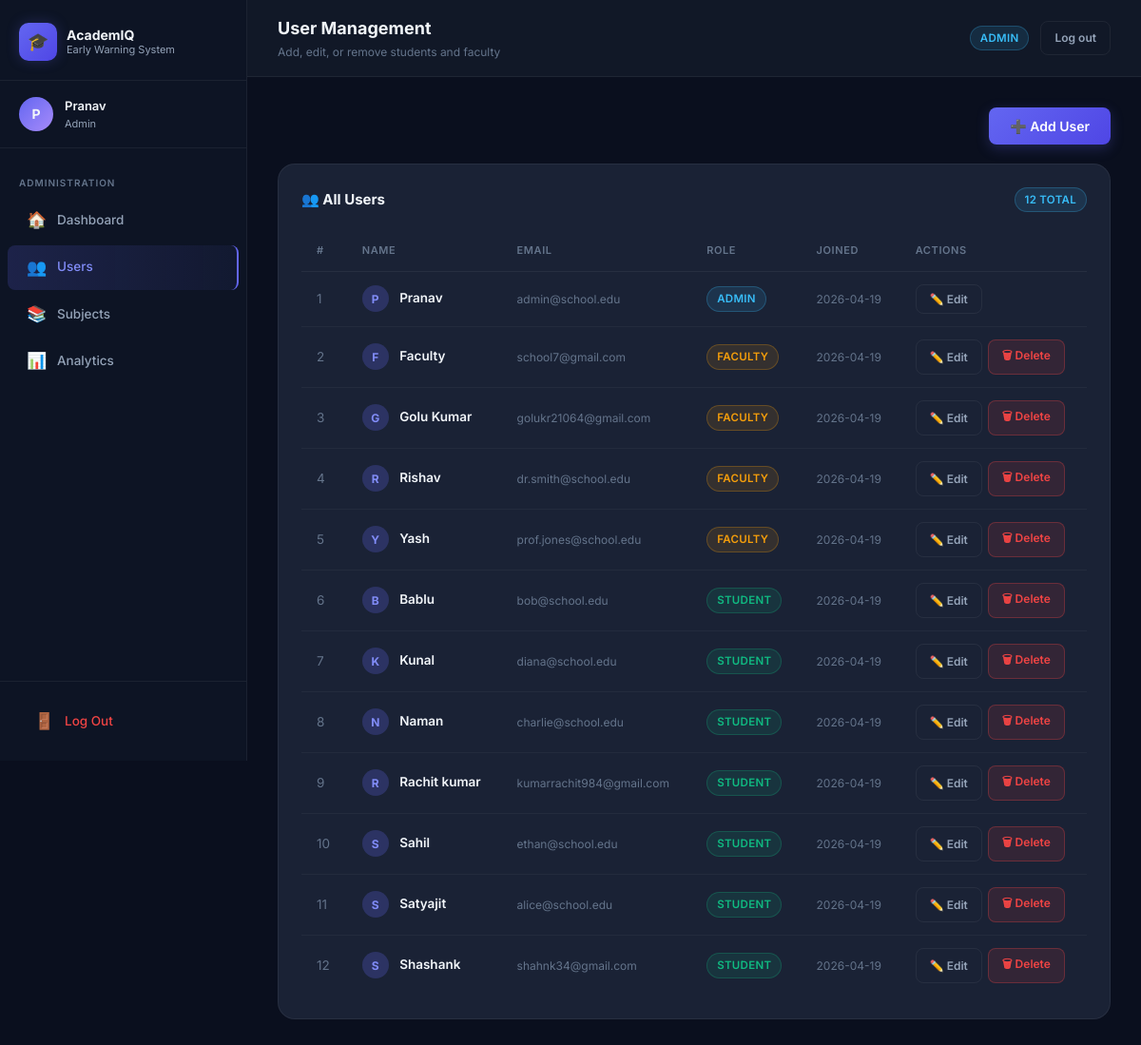
Page /admin/users (signed in) on the committed database.
### tables this page shows
CREATE TABLE users (
            id            INTEGER PRIMARY KEY AUTOINCREMENT,
            name          TEXT    NOT NULL,
            email         TEXT    UNIQUE NOT NULL,
            password_hash TEXT    NOT NULL,
            role          TEXT    NOT NULL CHECK(role IN ('student','faculty','admin')),
            created_at    TEXT    DEFAULT (datetime('now'))
        );

### app.py (the view, shortened to what this page needs)
@app.route('/admin/users', methods=['GET', 'POST'])
@login_required(role='admin')
def admin_users():
    db = get_db()
    users = models.get_all_users()
    db.close()
    return render_template('admin/users.html', users=users)

### app.py (called while the page is built)
@app.context_processor
def inject_now():
    return {'now': datetime.now(), 'today': date.today().isoformat()}

def login_required(role=None):
    def decorator(f):
        @wraps(f)
        def wrapped(*args, **kwargs):
            if 'user_id' not in session:
                flash('Please log in to continue.', 'warning')
                return redirect(url_for('login'))
            if role and session.get('role') != role:
                flash('You are not authorised to view that page.', 'danger')
                return redirect(url_for('login'))
            return f(*args, **kwargs)
        return wrapped
    return decorator

### database.py (called while the page is built)
def get_db():
    conn = sqlite3.connect(DATABASE, timeout=10)   # wait up to 10s before raising lock error
    conn.row_factory = sqlite3.Row
    conn.execute("PRAGMA journal_mode=WAL")        # WAL allows concurrent reads + one writer
    conn.execute("PRAGMA foreign_keys = ON")
    return conn

### models.py (called while the page is built)
def get_all_users() -> list:
    db = get_db()
    rows = db.execute(
        "SELECT id, name, email, role, created_at FROM users ORDER BY role, name"
    ).fetchall()
    db.close()
    return rows

### Rachit/Murari/templates/admin/users.html (shortened to what this page needs)
{% extends "base.html" %}
{% block page_title %}User Management{% endblock %}
{% block page_subtitle %}Add, edit, or remove students and faculty{% endblock %}
{% block content %}
<div style="display:flex; justify-content:flex-end; margin-bottom:20px;" class="anim-1">
  <button class="btn btn-primary" data-modal-open="add-user-modal">➕ Add User</button>
</div>
<div class="card anim-2">
  <div class="card-header">
    <div class="card-title">👥 All Users</div>
    <span class="badge badge-info">{{ users | length }} total</span>
  </div>
  <div class="table-wrap">
    <table>
      <thead>
        <tr>
          <th>#</th>
          <th>Name</th>
          <th>Email</th>
          <th>Role</th>
          <th>Joined</th>
          <th>Actions</th>
        </tr>
      </thead>
      <tbody>
        {% for u in users %}
        <tr>
          <td class="text-muted">{{ loop.index }}</td>
          <td class="fw-semi">
            <span style="display:inline-flex;align-items:center;justify-content:center;width:28px;height:28px;border-radius:50%;background:var(--indigo-glow);color:var(--indigo-lt);font-weight:700;font-size:12px;margin-right:8px;">{{ u.name[0] }}</span>
            {{ u.name }}
          </td>
          <td class="text-muted small">{{ u.email }}</td>
          <td>
            <span class="badge {{ 'badge-info' if u.role=='admin' else 'badge-warning' if u.role=='faculty' else 'badge-safe' }}">
              {{ u.role | title }}
            </span>
          </td>
          <td class="text-muted small">{{ u.created_at[:10] if u.created_at else '—' }}</td>
          <td>
            <div style="display:flex;gap:6px;">
              <button class="btn btn-ghost btn-sm" onclick="openEdit({{ u.id }}, '{{ u.name }}', '{{ u.email }}', '{{ u.role }}')">✏️ Edit</button>
              {% if u.id != session.user_id %}
              <form method="POST" action="{{ url_for('admin_users') }}" style="display:inline;"
                    onsubmit="return confirm('Delete {{ u.name }}? This cannot be undone.')">
                <button type="submit" class="btn btn-danger btn-sm">🗑 Delete</button>
              </form>
              {% endif %}
            </div>
          </td>
        </tr>
        {% endfor %}
      </tbody>
    </table>
  </div>
</div>
{% endblock %}

### Rachit/Murari/templates/base.html (shortened to what this page needs)
<!DOCTYPE html>
<html lang="en">
<head>
  <link rel="stylesheet" href="{{ url_for('static', filename='css/style.css') }}"/>
</head>
<body>
<div class="app-shell">
  <aside class="sidebar" id="sidebar">
    <div class="sidebar-header">
      <div class="sidebar-logo">
        <div class="logo-icon">🎓</div>
        <div class="brand">
          AcademIQ
          <span>Early Warning System</span>
        </div>
      </div>
    </div>
    <div class="sidebar-user">
      <div class="user-avatar">{{ session.user_name[0] | upper }}</div>
      <div class="user-info">
        <div class="user-name">{{ session.user_name }}</div>
        <div class="user-role">{{ session.role }}</div>
      </div>
    </div>
    <nav class="sidebar-nav">
      {% if session.role == 'student' %}
        <div class="nav-section">Student</div>
        <a href="{{ url_for('student_dashboard') }}"
           class="nav-item {% if request.endpoint == 'student_dashboard' %}active{% endif %}">
          <span class="nav-icon">🏠</span> Dashboard
        </a>
        <a href="{{ url_for('student_attendance') }}"
           class="nav-item {% if request.endpoint == 'student_attendance' %}active{% endif %}">
          <span class="nav-icon">📅</span> Attendance
        </a>
        <a href="{{ url_for('student_marks') }}"
           class="nav-item {% if request.endpoint == 'student_marks' %}active{% endif %}">
          <span class="nav-icon">📝</span> Marks & Tests
        </a>
        <a href="{{ url_for('student_alerts') }}"
           class="nav-item {% if request.endpoint == 'student_alerts' %}active{% endif %}">
          <span class="nav-icon">🔔</span> My Alerts
        </a>
      {% elif session.role == 'admin' %}
        <div class="nav-section">Administration</div>
        <a href="{{ url_for('admin_dashboard') }}"
           class="nav-item {% if request.endpoint == 'admin_dashboard' %}active{% endif %}">
          <span class="nav-icon">🏠</span> Dashboard
        </a>
        <a href="{{ url_for('admin_users') }}"
           class="nav-item {% if request.endpoint == 'admin_users' %}active{% endif %}">
          <span class="nav-icon">👥</span> Users
        </a>
        <a href="{{ url_for('admin_subjects') }}"
           class="nav-item {% if request.endpoint == 'admin_subjects' %}active{% endif %}">
          <span class="nav-icon">📚</span> Subjects
        </a>
        <a href="{{ url_for('admin_analytics') }}"
           class="nav-item {% if request.endpoint == 'admin_analytics' %}active{% endif %}">
          <span class="nav-icon">📊</span> Analytics
        </a>
      {% endif %}
    </nav>
    <div class="sidebar-footer">
      <a href="{{ url_for('logout') }}" class="nav-item">
        <span class="nav-icon">🚪</span> Log Out
      </a>
    </div>
  </aside>
  <div class="main-content">
    <header class="topbar">
      <div>
        <span class="topbar-title">{% block page_title %}Dashboard{% endblock %}</span>
        <div class="topbar-sub">{% block page_subtitle %}{% endblock %}</div>
      </div>
      <div class="topbar-right">
        <span class="badge badge-{{ session.role == 'admin' and 'info' or session.role == 'faculty' and 'warning' or 'safe' }}">
          {{ session.role | title }}
        </span>
        <a href="{{ url_for('logout') }}" class="btn btn-ghost btn-sm">Log out</a>
      </div>
    </header>
    <main class="page-content" id="main-content">
      {% block content %}{% endblock %}
    </main>
  </div>
</div>
</body>
</html>

### rows in the picture
users: user_name "Pranav", role "Admin", role "ADMIN", name "P", name "Pranav", email "admin@school.edu", created_at "2026-04-19"
users: name "F", name "Faculty", email "school7@gmail.com", role "FACULTY", created_at "2026-04-19"
users: name "G", name "Golu Kumar", email "golukr21064@gmail.com", role "FACULTY", created_at "2026-04-19"
users: name "R", name "Rishav", email "dr.smith@school.edu", role "FACULTY", created_at "2026-04-19"
users: name "Y", name "Yash", email "prof.jones@school.edu", role "FACULTY", created_at "2026-04-19"
users: name "B", name "Bablu", email "bob@school.edu", role "STUDENT", created_at "2026-04-19"
users: name "K", name "Kunal", email "diana@school.edu", role "STUDENT", created_at "2026-04-19"
users: name "N", name "Naman", email "charlie@school.edu", role "STUDENT", created_at "2026-04-19"
users: name "R", name "Rachit kumar", email "kumarrachit984@gmail.com", role "STUDENT", created_at "2026-04-19"
users: name "S", name "Sahil", email "ethan@school.edu", role "STUDENT", created_at "2026-04-19"
users: name "S", name "Satyajit", email "alice@school.edu", role "STUDENT", created_at "2026-04-19"
users: name "S", name "Shashank", email "shahnk34@gmail.com", role "STUDENT", created_at "2026-04-19"

### other values in the picture
{{ session.user_name[0] | upper }} "P"
{{ users | length }} "12"
